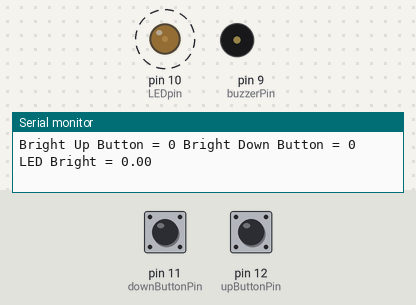
This sketch was run on a simulated Arduino Uno, built with avr-gcc and run on an emulated ATmega328P. Shown: output pins drawn as LEDs (lit = HIGH), buzzer (waves = sounding, pin HIGH), the last lines printed to the serial monitor. Dashed ring = blinking. The test bench sets the inputs (shaded band); at power-on: pin 11 (downButtonPin) LOW, pin 12 (upButtonPin) LOW.

Above: at 2.0 s.
2.1 s: pin 11 (downButtonPin) pulled HIGH for 0.75 s
At 2.25 s:
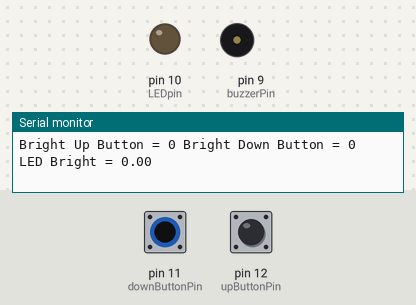
6.1 s: pin 12 (upButtonPin) pulled HIGH for 3.2 s
At 6.16 s:
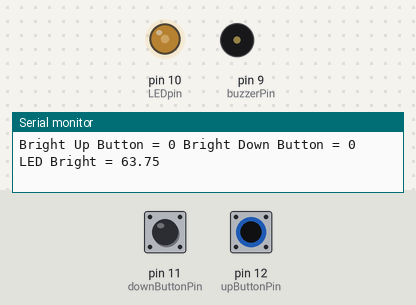
At 7.34 s:
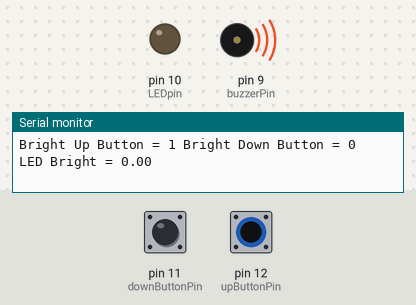
10.8 s: pin 11 (downButtonPin) pulled HIGH for 3.2 s
At 13.75 s:
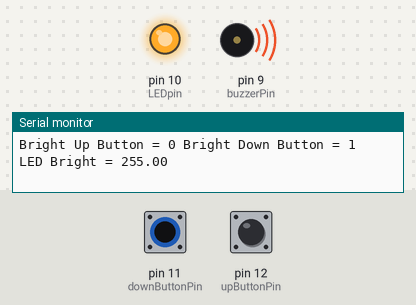
15.5 s: pin 12 (upButtonPin) pulled HIGH for 0.75 s
19.5 s: pin 12 (upButtonPin) pulled HIGH for 1 s
22.7 s: pin 11 (downButtonPin) pulled HIGH for 1 s
Timing chart, 0 to 27.9 s (numbered marks = the images above; inputs shaded):
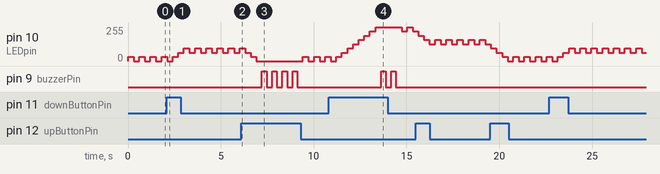

The sketch:

buttonDimmableLED.ino
```cpp
//Button Read Pins
int upButtonPin = 12;
int downButtonPin = 11;

//LED & Buzzer Pins
int LEDpin = 10;
int buzzerPin = 9;

//Changing variables
int upButtonRead;
int LEDstate;
float LEDbright = 0;
int downButtonRead;

//Delays
int dt = 300;
int buzzDelay = 250;

//changable LEDmodes
int LEDmodes = 8;

void setup() {
  pinMode (LEDpin, OUTPUT);
  pinMode (buzzerPin, OUTPUT);
  pinMode (upButtonPin, INPUT);
  pinMode (downButtonPin, INPUT);
  Serial.begin (9600);
}

void loop() {
  //Button reads and prints
  upButtonRead = digitalRead (upButtonPin);
  downButtonRead = digitalRead (downButtonPin);
  Serial.print ("Bright Up Button = ");
  Serial.print (upButtonRead);
  Serial.print (" Bright Down Button = ");
  Serial.print (downButtonRead);
  Serial.print (" LED Bright = ");
  Serial.println (LEDbright);

  //LED Brigthener
  if (0 == upButtonRead) {
    LEDstate = LEDstate + 1;
    if (LEDstate > LEDmodes) {
      LEDstate = LEDmodes;
      digitalWrite (buzzerPin, HIGH);
      delay(buzzDelay);
      digitalWrite (buzzerPin, LOW);
    }
    else {
      digitalWrite (buzzerPin, LOW);
    }

    LEDbright = 0 + ((255. / LEDmodes) * LEDstate);
    analogWrite (LEDpin, LEDbright);
    delay (dt);
  }

  //LED Dimmer
  if (0 == downButtonRead) {
    LEDstate = LEDstate - 1;
    if (LEDstate < 0) {
      LEDstate = 0;
      digitalWrite (buzzerPin, HIGH);
      delay(buzzDelay);
      digitalWrite (buzzerPin, LOW);
    }
    else {
      digitalWrite (buzzerPin, LOW);
    }
    LEDbright = 0 + ((255. / LEDmodes) * LEDstate);
    analogWrite (LEDpin, LEDbright);
    delay (dt);
  }


}
```

Measured:
- after the input at 6.1 s, pin 9 (buzzerPin): alternates HIGH for 0.25 s and LOW for 0.30 s, 8 changes in all, then stays LOW, starting after 1.1 s
- after the input at 10.8 s, pin 9 (buzzerPin): alternates HIGH for 0.25 s and LOW for 0.30 s, 4 changes in all, then stays LOW, starting after 2.8 s
